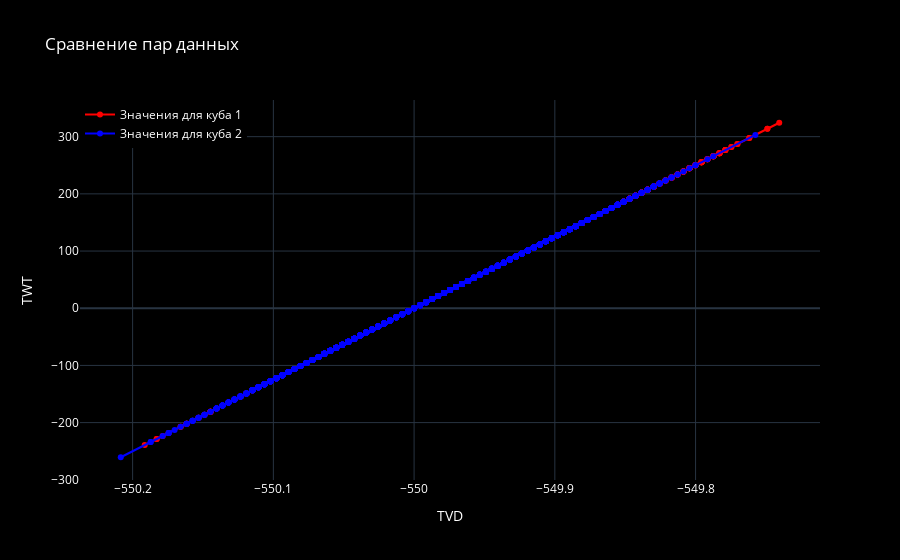

Here is the notebook cell this chart was saved with:
### Code cell
procent = plot_with_trend_lines(X_M_TVDSS_1, Y_M_TWT_1, X_M_TVDSS_2, Y_M_TWT_2)
print(f"Процент отличия трендов: {procent} %")
if procent <= 10:
    print('Несмотря на несбалансированные амплитуды сшитых кубов, тренд время-глубина однородный, можно проводить структурную интерпретацию')
else:
    print('Тренд время-глубина разделяется на несколько зон. Будьте внимательны при структурной интерпретации')

### Figure 1 — Plotly figure (JSON) as saved in the notebook; plotly's stock layout.template omitted (floating-point values rounded to 4 significant figures; data arrays with more than 128 entries replaced by an {"elided": "..."} marker saying what was removed)
{"data": [{"marker": {"color": "red"}, "mode": "markers+lines", "name": "Значения для куба 1", "x": {"elided": "10100 float values"}, "y": {"elided": "10100 float values"}, "type": "scatter"}, {"marker": {"color": "blue"}, "mode": "markers+lines", "name": "Значения для куба 2", "x": {"elided": "10201 float values"}, "y": {"elided": "10201 float values"}, "type": "scatter"}], "layout": {"font": {"color": "white"}, "legend": {"x": 0, "y": 1}, "title": {"text": "Сравнение пар данных"}, "xaxis": {"title": {"text": "TVD"}}, "yaxis": {"title": {"text": "TWT"}}, "plot_bgcolor": "black", "paper_bgcolor": "black"}}
